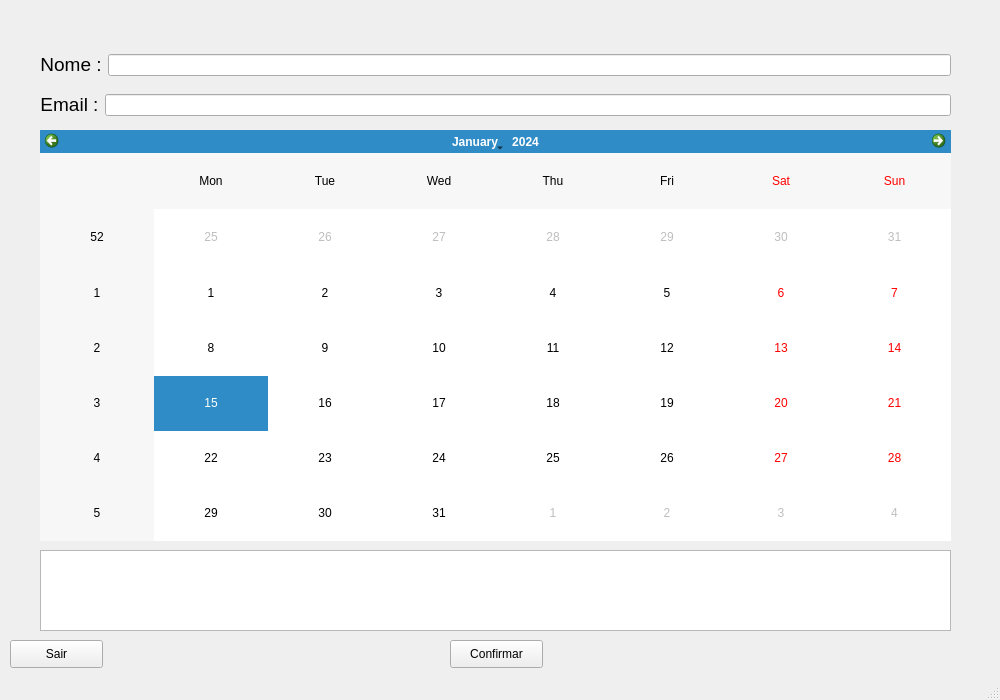
<?xml version="1.0" encoding="UTF-8"?>
<ui version="4.0">
 <class>Tela_calendario_cliente</class>
 <widget class="QMainWindow" name="Tela_calendario_cliente">
  <property name="geometry">
   <rect>
    <x>0</x>
    <y>0</y>
    <width>1000</width>
    <height>700</height>
   </rect>
  </property>
  <property name="minimumSize">
   <size>
    <width>1000</width>
    <height>700</height>
   </size>
  </property>
  <property name="maximumSize">
   <size>
    <width>1000</width>
    <height>700</height>
   </size>
  </property>
  <property name="windowTitle">
   <string>MainWindow</string>
  </property>
  <widget class="QWidget" name="centralwidget">
   <widget class="QCalendarWidget" name="calendarWidget">
    <property name="geometry">
     <rect>
      <x>40</x>
      <y>130</y>
      <width>911</width>
      <height>411</height>
     </rect>
    </property>
   </widget>
   <widget class="QPushButton" name="pushButton">
    <property name="geometry">
     <rect>
      <x>10</x>
      <y>640</y>
      <width>93</width>
      <height>28</height>
     </rect>
    </property>
    <property name="text">
     <string>Sair</string>
    </property>
   </widget>
   <widget class="QPushButton" name="pushButton_2">
    <property name="geometry">
     <rect>
      <x>450</x>
      <y>640</y>
      <width>93</width>
      <height>28</height>
     </rect>
    </property>
    <property name="text">
     <string>Confirmar</string>
    </property>
   </widget>
   <widget class="QWidget" name="layoutWidget_3">
    <property name="geometry">
     <rect>
      <x>40</x>
      <y>50</y>
      <width>911</width>
      <height>30</height>
     </rect>
    </property>
    <layout class="QHBoxLayout" name="horizontalLayout_3">
     <item>
      <widget class="QLabel" name="label_5">
       <property name="text">
        <string>&lt;html&gt;&lt;head/&gt;&lt;body&gt;&lt;p align=&quot;center&quot;&gt;&lt;span style=&quot; font-size:14pt;&quot;&gt;Nome :&lt;/span&gt;&lt;/p&gt;&lt;/body&gt;&lt;/html&gt;</string>
       </property>
      </widget>
     </item>
     <item>
      <widget class="QLineEdit" name="lineEdit_3"/>
     </item>
    </layout>
   </widget>
   <widget class="QWidget" name="layoutWidget">
    <property name="geometry">
     <rect>
      <x>40</x>
      <y>90</y>
      <width>911</width>
      <height>30</height>
     </rect>
    </property>
    <layout class="QHBoxLayout" name="horizontalLayout">
     <item>
      <widget class="QLabel" name="label_3">
       <property name="text">
        <string>&lt;html&gt;&lt;head/&gt;&lt;body&gt;&lt;p align=&quot;center&quot;&gt;&lt;span style=&quot; font-size:14pt;&quot;&gt;Email :&lt;/span&gt;&lt;/p&gt;&lt;/body&gt;&lt;/html&gt;</string>
       </property>
      </widget>
     </item>
     <item>
      <widget class="QLineEdit" name="lineEdit"/>
     </item>
    </layout>
   </widget>
   <widget class="QListView" name="listView">
    <property name="geometry">
     <rect>
      <x>40</x>
      <y>550</y>
      <width>911</width>
      <height>81</height>
     </rect>
    </property>
    <property name="editTriggers">
     <set>QAbstractItemView::NoEditTriggers</set>
    </property>
    <property name="selectionMode">
     <enum>QAbstractItemView::SingleSelection</enum>
    </property>
   </widget>
  </widget>
  <widget class="QStatusBar" name="statusbar"/>
 </widget>
 <resources/>
 <connections/>
</ui>
